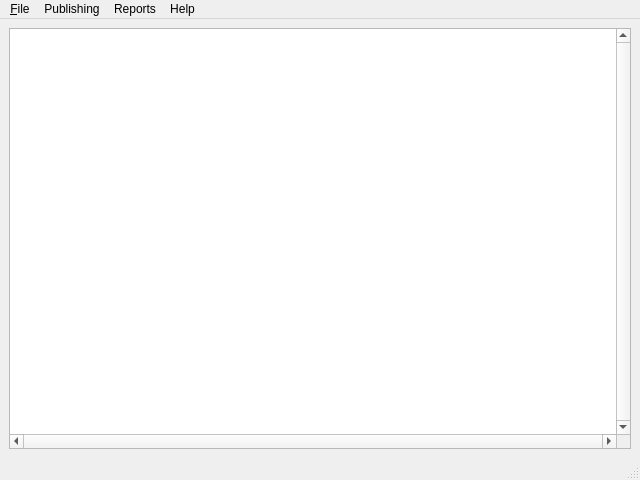
<?xml version="1.0" encoding="UTF-8"?>
<ui version="4.0">
 <class>MainWindow</class>
 <widget class="QMainWindow" name="MainWindow">
  <property name="geometry">
   <rect>
    <x>0</x>
    <y>0</y>
    <width>640</width>
    <height>480</height>
   </rect>
  </property>
  <property name="windowTitle">
   <string>AGS Service Publisher</string>
  </property>
  <widget class="QWidget" name="centralwidget">
   <layout class="QGridLayout" name="gridLayout">
    <item row="0" column="0">
     <layout class="QHBoxLayout" name="horizontalLayout">
      <item>
       <widget class="QPlainTextEdit" name="logWindow">
        <property name="font">
         <font>
          <family>Courier New</family>
          <pointsize>10</pointsize>
         </font>
        </property>
        <property name="acceptDrops">
         <bool>false</bool>
        </property>
        <property name="verticalScrollBarPolicy">
         <enum>Qt::ScrollBarAlwaysOn</enum>
        </property>
        <property name="horizontalScrollBarPolicy">
         <enum>Qt::ScrollBarAlwaysOn</enum>
        </property>
        <property name="tabChangesFocus">
         <bool>true</bool>
        </property>
        <property name="documentTitle">
         <string notr="true"/>
        </property>
        <property name="undoRedoEnabled">
         <bool>false</bool>
        </property>
        <property name="lineWrapMode">
         <enum>QPlainTextEdit::NoWrap</enum>
        </property>
        <property name="readOnly">
         <bool>true</bool>
        </property>
        <property name="plainText">
         <string notr="true"/>
        </property>
        <property name="cursorWidth">
         <number>0</number>
        </property>
        <property name="textInteractionFlags">
         <set>Qt::TextSelectableByKeyboard|Qt::TextSelectableByMouse</set>
        </property>
       </widget>
      </item>
     </layout>
    </item>
   </layout>
  </widget>
  <widget class="QMenuBar" name="menubar">
   <property name="geometry">
    <rect>
     <x>0</x>
     <y>0</y>
     <width>640</width>
     <height>18</height>
    </rect>
   </property>
   <widget class="QMenu" name="menuFile">
    <property name="title">
     <string>&amp;File</string>
    </property>
    <addaction name="actionExit"/>
   </widget>
   <widget class="QMenu" name="menuReports">
    <property name="title">
     <string>Reports</string>
    </property>
    <addaction name="actionMXD_Data_Sources_Report"/>
    <addaction name="actionDataset_Usages_Report"/>
   </widget>
   <widget class="QMenu" name="menuHelp">
    <property name="title">
     <string>Help</string>
    </property>
    <addaction name="actionGetInstallInfo"/>
    <addaction name="actionGetExecutablePath"/>
    <addaction name="actionTestLogWindow"/>
    <addaction name="separator"/>
    <addaction name="actionAbout"/>
   </widget>
   <widget class="QMenu" name="menuPublishing">
    <property name="title">
     <string>Publishing</string>
    </property>
    <addaction name="actionPublish_Services"/>
   </widget>
   <addaction name="menuFile"/>
   <addaction name="menuPublishing"/>
   <addaction name="menuReports"/>
   <addaction name="menuHelp"/>
  </widget>
  <widget class="QStatusBar" name="statusbar"/>
  <action name="actionMXD_Data_Sources_Report">
   <property name="text">
    <string>MXD Data Sources Report</string>
   </property>
  </action>
  <action name="actionExit">
   <property name="text">
    <string>E&amp;xit</string>
   </property>
  </action>
  <action name="actionGetInstallInfo">
   <property name="text">
    <string>GetInstallInfo</string>
   </property>
  </action>
  <action name="actionGetExecutablePath">
   <property name="text">
    <string>GetExecutablePath</string>
   </property>
  </action>
  <action name="actionPublish_Services">
   <property name="text">
    <string>Publish Services</string>
   </property>
  </action>
  <action name="actionAbout">
   <property name="text">
    <string>About...</string>
   </property>
  </action>
  <action name="actionTestLogWindow">
   <property name="text">
    <string>TestLogWindow</string>
   </property>
  </action>
  <action name="actionDataset_Usages_Report">
   <property name="text">
    <string>Dataset Usages Report</string>
   </property>
  </action>
 </widget>
 <resources/>
 <connections/>
</ui>
